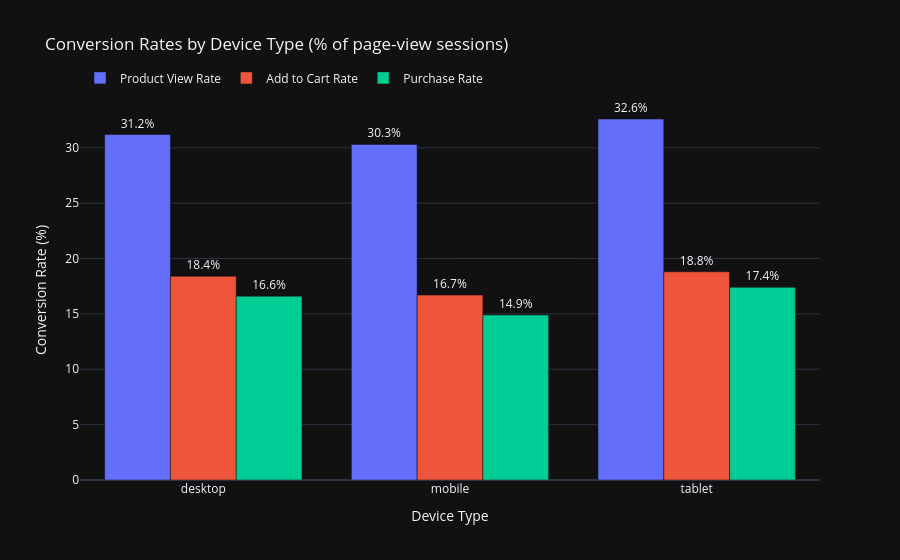

The cell this chart's notebook holds for it:
### Markdown cell above
## 3. Funnel by Device Type

Breaks down the funnel by `device_type` (mobile / desktop / tablet).
All conversion rates are expressed relative to the page-view session count for that device.

### Code cell
device_funnel = qry('''
    SELECT
        device_type,
        COUNT(DISTINCT CASE WHEN event_type = 'page_view'    THEN session_id END) AS page_view,
        COUNT(DISTINCT CASE WHEN event_type = 'product_view' THEN session_id END) AS product_view,
        COUNT(DISTINCT CASE WHEN event_type = 'add_to_cart'  THEN session_id END) AS add_to_cart,
        COUNT(DISTINCT CASE WHEN event_type = 'purchase'     THEN session_id END) AS purchase
    FROM ecommerce.clickstream_events
    GROUP BY device_type
    ORDER BY device_type
''')

base = device_funnel['page_view'].replace(0, pd.NA)
device_funnel['product_view_cvr'] = (device_funnel['product_view'] / base * 100).round(1)
device_funnel['add_to_cart_cvr']  = (device_funnel['add_to_cart']  / base * 100).round(1)
device_funnel['purchase_cvr']     = (device_funnel['purchase']      / base * 100).round(1)
display(device_funnel)

# ── Grouped bar: conversion rates by device ───────────────────────────────────
cvr_cols   = ['product_view_cvr', 'add_to_cart_cvr', 'purchase_cvr']
cvr_labels = ['Product View Rate', 'Add to Cart Rate', 'Purchase Rate']

fig = go.Figure()
for col, label in zip(cvr_cols, cvr_labels):
    fig.add_trace(go.Bar(
        name=label,
        x=device_funnel['device_type'],
        y=device_funnel[col],
        text=device_funnel[col],
        texttemplate='%{text}%',
        textposition='outside',
    ))

fig.update_layout(
    title='Conversion Rates by Device Type (% of page-view sessions)',
    xaxis_title='Device Type',
    yaxis_title='Conversion Rate (%)',
    barmode='group',
    template=DARK,
    legend=dict(orientation='h', yanchor='bottom', y=1.02),
)
fig.show()

best_idx    = device_funnel['purchase_cvr'].idxmax()
best_device = device_funnel.loc[best_idx, 'device_type']
best_cvr    = device_funnel.loc[best_idx, 'purchase_cvr']
print(f"Best-converting device: {best_device}  ({best_cvr}% purchase CVR)")

### Figure 1 — Plotly figure (JSON) as saved in the notebook; plotly's stock layout.template omitted (floating-point values rounded to 4 significant figures)
{"data": [{"name": "Product View Rate", "text": [31.2, 30.3, 32.6], "textposition": "outside", "texttemplate": "%{text}%", "type": "bar", "x": ["desktop", "mobile", "tablet"], "y": [31.2, 30.3, 32.6]}, {"name": "Add to Cart Rate", "text": [18.4, 16.7, 18.8], "textposition": "outside", "texttemplate": "%{text}%", "type": "bar", "x": ["desktop", "mobile", "tablet"], "y": [18.4, 16.7, 18.8]}, {"name": "Purchase Rate", "text": [16.6, 14.9, 17.4], "textposition": "outside", "texttemplate": "%{text}%", "type": "bar", "x": ["desktop", "mobile", "tablet"], "y": [16.6, 14.9, 17.4]}], "layout": {"barmode": "group", "legend": {"orientation": "h", "y": 1.02, "yanchor": "bottom"}, "title": {"text": "Conversion Rates by Device Type (% of page-view sessions)"}, "xaxis": {"title": {"text": "Device Type"}}, "yaxis": {"title": {"text": "Conversion Rate (%)"}}}}
